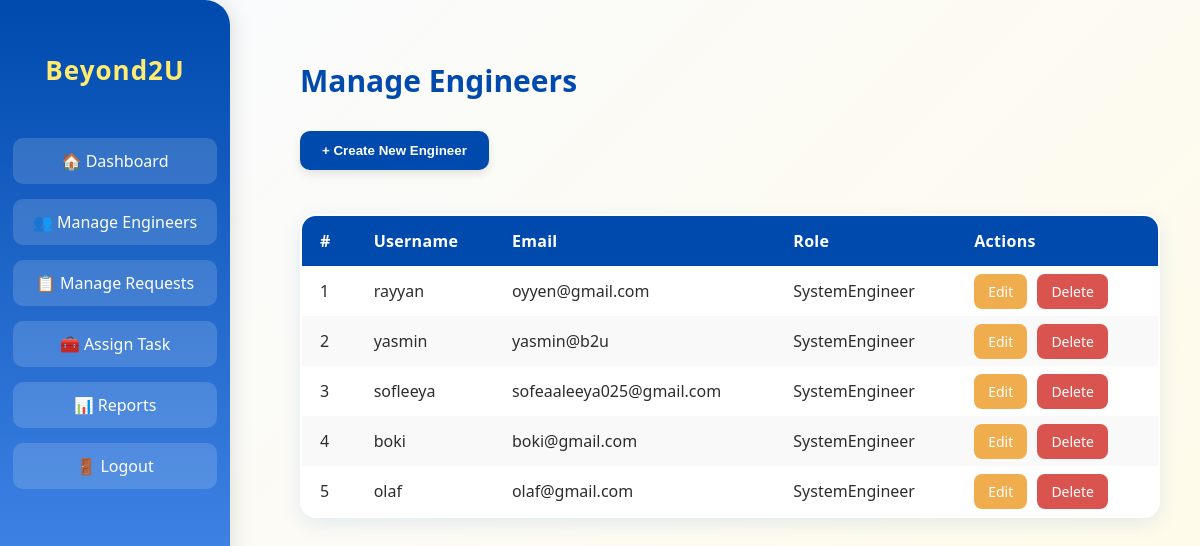
Before: /beyond2u/dashboard/teamlead/manage-engineers/ (signed in) with the older database file.
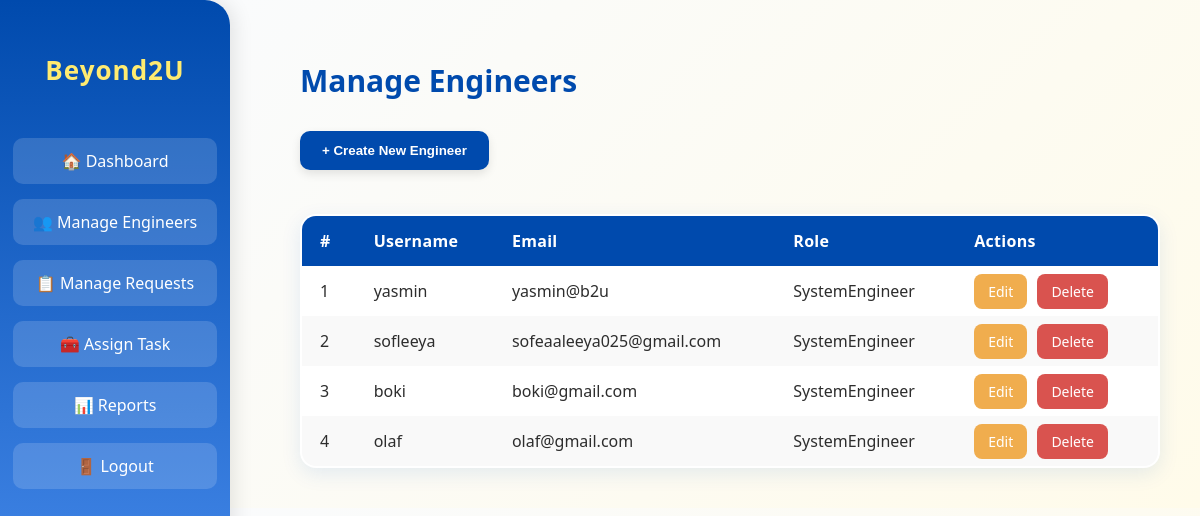
After: the same page with the newer database file.
### inventorySystem/models.py (models this page shows, shortened)
class User(AbstractUser):
    ROLE_CHOICES = [
        ('TeamLead', 'Team Lead'),
        ('SystemEngineer', 'System Engineer'),
    ]
    role = models.CharField(max_length=20, choices=ROLE_CHOICES, default='SystemEngineer')

### inventorySystem/views.py (the view, shortened to what this page needs)
# urls.py: path('dashboard/teamlead/manage-engineers/', views.manage_engineers, name='manage_engineers'),
@require_role('TeamLead')
def manage_engineers(request):
    engineers = User.objects.filter(role='SystemEngineer')
    return render(request, "manage_engineers.html", {"engineers": engineers})

### inventorySystem/views.py (called while the page is built, shortened)
def require_role(role):
    def decorator(view_func):
        @wraps(view_func)
        @login_required(login_url='login')
        def _wrapped(request, *args, **kwargs):
            return view_func(request, *args, **kwargs)
        return _wrapped
    return decorator

### inventorySystem/templates/manage_engineers.html (shortened to what this page needs)
<!DOCTYPE html>
<html lang="en">
<head>
</head>
<body>
  <div class="sidebar">
    <h2>Beyond2U</h2>
    <a href="{% url 'teamlead_dashboard' %}">🏠 Dashboard</a>
    <a href="{% url 'manage_engineers' %}">👥 Manage Engineers</a>
    <a href="{% url 'manage_requests' %}">📋 Manage Requests</a>
    <a href="{% url 'assign_task' %}">🧰 Assign Task</a>
    <a href="{% url 'reports' %}">📊 Reports</a>
    <a href="{% url 'logout' %}">🚪 Logout</a>
  </div>
  <div class="content">
    <h1>Manage Engineers</h1>
    <div class="top-actions">
      <button onclick="toggleForm()">+ Create New Engineer</button>
    </div>
    <br>
   <br>
    <table>
      <thead>
        <tr>
          <th>#</th>
          <th>Username</th>
          <th>Email</th>
          <th>Role</th>
          <th>Actions</th>
        </tr>
      </thead>
      <tbody>
        {% for engineer in engineers %}
        <tr>
          <td>{{ forloop.counter }}</td>
          <td>{{ engineer.username }}</td>
          <td>{{ engineer.email }}</td>
          <td>{{ engineer.role }}</td>
          <td>
            <a href="{% url 'edit_engineer' engineer.id %}" class="action-btn edit-btn">Edit</a>
            <a href="{% url 'delete_engineer' engineer.id %}" class="action-btn delete-btn">Delete</a>
          </td>
        </tr>
        {% empty %}
        <tr>
          <td colspan="5" style="text-align:center;">No engineers found.</td>
        </tr>
        {% endfor %}
      </tbody>
    </table>
  </div>
</body>
</html>

Changed rows visible on the page:
no longer on this page (row edited): User: username "rayyan", email "oyyen@gmail.com", role "SystemEngineer"
